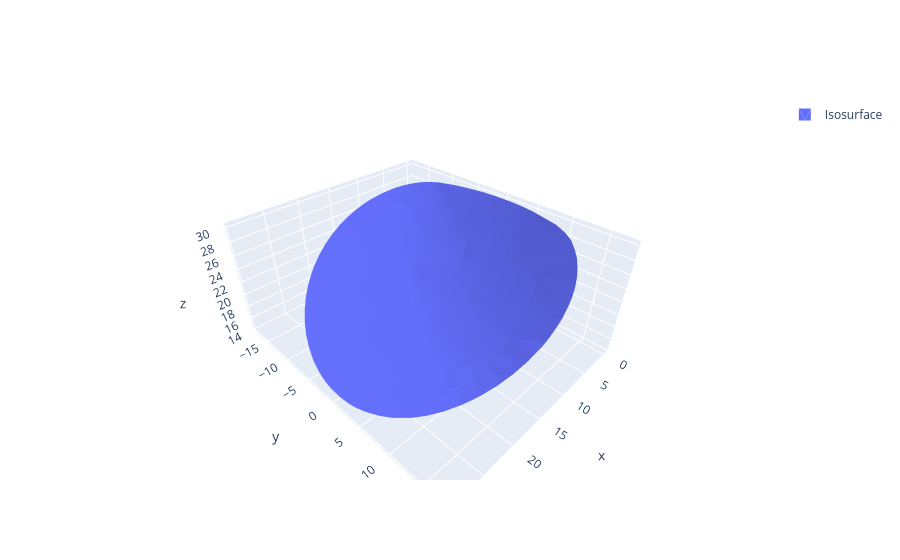

Source (notebook cell):
### Markdown cell above
# Let's show only the first levelset!

### Code cell
# show only the first levelset
fig = go.Figure()
first_levelset = list_of_levelsets[0]
x,y,z = first_levelset[0].T
i,j,k = first_levelset[1].T
fig.add_mesh3d(x=x, y=y, z=z, i=i, j=j, k=k, name = 'Isosurface', showlegend=True)
fig.update_layout(scene=dict(
        aspectmode='data'
    ));
fig.show()

### Figure 1 — Plotly figure (JSON) as saved in the notebook; plotly's stock layout.template omitted (floating-point values rounded to 4 significant figures; data arrays with more than 128 entries replaced by an {"elided": "..."} marker saying what was removed)
{"data": [{"i": {"elided": "1620 int values"}, "j": {"elided": "1620 int values"}, "k": {"elided": "1620 int values"}, "name": "Isosurface", "showlegend": true, "type": "mesh3d", "x": {"elided": "874 float values"}, "y": {"elided": "874 float values"}, "z": {"elided": "874 float values"}}], "layout": {"scene": {"aspectmode": "data"}}}
